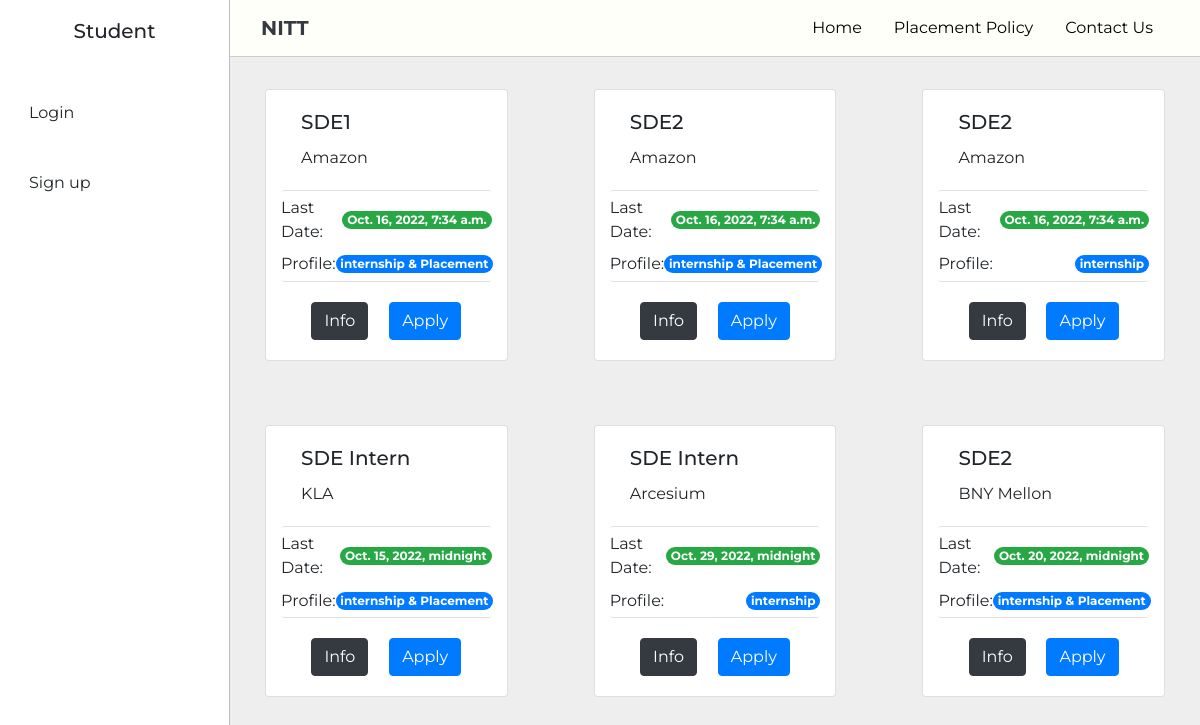
The page /jobList on the database its author committed.
### home/models.py (models this page shows, shortened)
class Job(models.Model):
    company = models.ForeignKey(Company, on_delete = models.CASCADE)
    role = models.CharField(max_length = 255)
    description = RichTextField(blank=True, null=True)
    ctc = models.DecimalField(max_digits = 10, decimal_places = 2)
    profile = models.CharField(max_length = 255)
    location = models.CharField(max_length = 500)
    opens = models.BooleanField(default=False)
    deadline= models.DateTimeField()
    link=models.CharField(max_length = 500, default="https://forms.gle/aMQFV8DkUhmefzvu8")
    created_at=models.DateTimeField(auto_now_add=True)
    updated_at=models.DateTimeField(auto_now=True)

class Company(models.Model):
    companyName=models.CharField(max_length=255)
    companyType=models.CharField(max_length=255)
    companyCategory=models.CharField(max_length=255)
    companyDesc=RichTextField(blank=True, null=True)
    created_at=models.DateTimeField(auto_now_add=True)
    updated_at=models.DateTimeField(auto_now=True)
    def __str__(self):
        return self.companyName

### home/views.py (the view)
# urls.py: path('jobList', views.jobList, name='jobList'),
def jobList(request):
    jobs = Job.objects.all()
    context = {"jobs": jobs}
    return render(request, "home/jobList.html", context=context)

### templates/home/jobList.html (shortened to what this page needs)
{% extends 'base.html' %}
{% load static %}
{% block body %}
<div class="container">
  <div class="row gap-3 justify-content-around">
{% for job in jobs %}
  <div class="card col-3 m-4" style="width: 18rem;">
        <div class="card-body">
          <h5 class="card-title">{{job.role }}</h5>
          <p class="card-text">{{job.company}}</p>
        </div>
        <ul class="list-group">
          <li class="list-group-item d-flex justify-content-between align-items-center">
            Last Date:
            <span class="badge bg-success rounded-pill">{{job.deadline}}</span>
          </li>
          <li class="list-group-item d-flex justify-content-between align-items-center">
            Profile:
            <span class="badge bg-primary rounded-pill">{{job.profile}}</span>
          </li>
        </ul>
        <div class="card-body d-flex justify-content-around">
          <button type="button" class="btn btn-dark" data-bs-toggle="modal" data-bs-target="#product_{{job.pk}}">
            Info
          </button>
          <button type="button" class="btn btn-primary" data-bs-toggle="modal" data-bs-target="#company_{{job.pk}}">
            Apply
          </button>
        </div>
      </div>
    {% endfor %}
  {% endblock body %}

### static/css/style.css (style rules this page uses)
:root { --cerulean: #4484ce; --aluminium: #FFFFFA; --light: #f9cf00; --tangerine: #f19f4d; }
* { font-family: 'Montserrat', sans-serif; }
body { background-color: var(--aluminium); overflow: visible !important; }
.list-group-item { border: none; padding: 0.3rem 0; }

### static/css/personalModal.css (style rules this page uses)
body { background-color: #eee }

### rows shown on the page
Job: role "SDE1", company "Amazon", deadline "Oct. 16, 2022, 7:34 a.m.", profile "internship & Placement"
Job: role "SDE2", company "Amazon", deadline "Oct. 16, 2022, 7:34 a.m.", profile "internship & Placement"
Job: role "SDE2", company "Amazon", deadline "Oct. 16, 2022, 7:34 a.m.", profile "internship"
Job: role "SDE Intern", company "KLA", deadline "Oct. 15, 2022, midnight", profile "internship & Placement"
Job: role "SDE Intern", company "Arcesium", deadline "Oct. 29, 2022, midnight", profile "internship"
Job: role "SDE2", company "BNY Mellon", deadline "Oct. 20, 2022, midnight", profile "internship & Placement"
